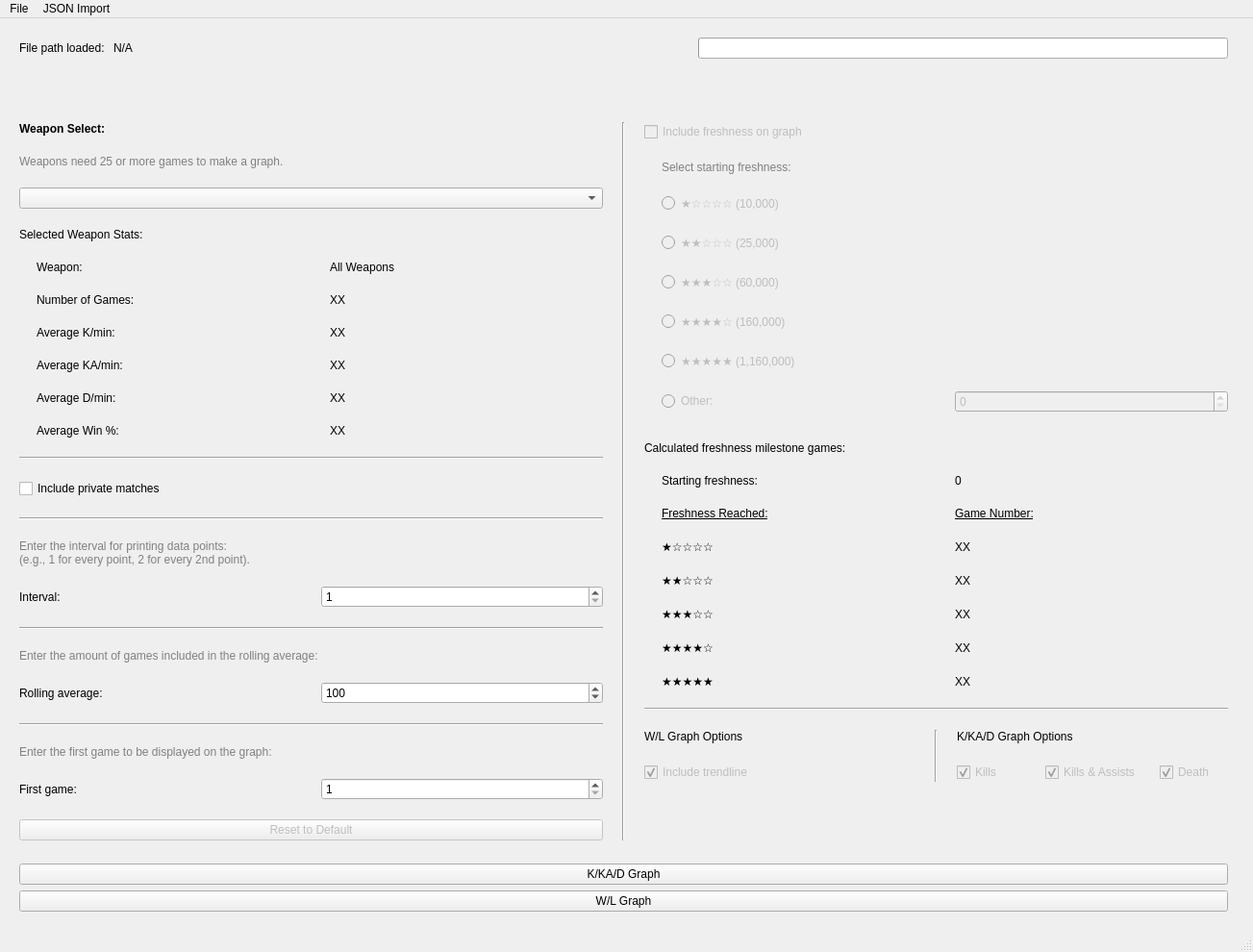
<?xml version="1.0" encoding="UTF-8"?>
<ui version="4.0">
 <class>MainWindow</class>
 <widget class="QMainWindow" name="MainWindow">
  <property name="geometry">
   <rect>
    <x>0</x>
    <y>0</y>
    <width>1303</width>
    <height>891</height>
   </rect>
  </property>
  <property name="windowTitle">
   <string>Splatoon 3 Weapon Graphs by hacceuee</string>
  </property>
  <property name="windowIcon">
   <iconset>
    <normaloff>icon.png</normaloff>icon.png</iconset>
  </property>
  <property name="autoFillBackground">
   <bool>false</bool>
  </property>
  <widget class="QWidget" name="centralwidget">
   <layout class="QGridLayout" name="gridLayout_2">
    <property name="leftMargin">
     <number>20</number>
    </property>
    <property name="topMargin">
     <number>20</number>
    </property>
    <property name="rightMargin">
     <number>20</number>
    </property>
    <property name="bottomMargin">
     <number>20</number>
    </property>
    <item row="0" column="0">
     <layout class="QVBoxLayout" name="Main_Layout">
      <item>
       <layout class="QHBoxLayout" name="Layout_Header">
        <property name="spacing">
         <number>6</number>
        </property>
        <item>
         <widget class="QLabel" name="Label_FilePathLoaded">
          <property name="text">
           <string>File path loaded: </string>
          </property>
         </widget>
        </item>
        <item>
         <widget class="QLabel" name="Mod_FilePath">
          <property name="text">
           <string>N/A</string>
          </property>
         </widget>
        </item>
        <item>
         <layout class="QHBoxLayout" name="Layout_LoadingBar"/>
        </item>
        <item>
         <spacer name="Space_FilePath">
          <property name="orientation">
           <enum>Qt::Horizontal</enum>
          </property>
          <property name="sizeType">
           <enum>QSizePolicy::Fixed</enum>
          </property>
          <property name="sizeHint" stdset="0">
           <size>
            <width>18</width>
            <height>20</height>
           </size>
          </property>
         </spacer>
        </item>
        <item>
         <widget class="QLabel" name="Mod_PlayerName">
          <property name="text">
           <string/>
          </property>
         </widget>
        </item>
        <item>
         <spacer name="horizontalSpacer">
          <property name="orientation">
           <enum>Qt::Horizontal</enum>
          </property>
          <property name="sizeHint" stdset="0">
           <size>
            <width>18</width>
            <height>20</height>
           </size>
          </property>
         </spacer>
        </item>
        <item>
         <widget class="QProgressBar" name="ProgressBar_Loading">
          <property name="enabled">
           <bool>true</bool>
          </property>
          <property name="value">
           <number>0</number>
          </property>
          <property name="textVisible">
           <bool>false</bool>
          </property>
         </widget>
        </item>
       </layout>
      </item>
      <item>
       <widget class="QLabel" name="Label_User_Updates">
        <property name="text">
         <string/>
        </property>
       </widget>
      </item>
      <item>
       <spacer name="Spacer_Top">
        <property name="orientation">
         <enum>Qt::Vertical</enum>
        </property>
        <property name="sizeType">
         <enum>QSizePolicy::Minimum</enum>
        </property>
        <property name="sizeHint" stdset="0">
         <size>
          <width>20</width>
          <height>40</height>
         </size>
        </property>
       </spacer>
      </item>
      <item>
       <layout class="QHBoxLayout" name="Layout_GraphOptions">
        <property name="spacing">
         <number>20</number>
        </property>
        <item>
         <layout class="QVBoxLayout" name="Layout_WeaponSelect">
          <item>
           <widget class="QLabel" name="Label_WeaponSelect">
            <property name="font">
             <font>
              <weight>75</weight>
              <bold>true</bold>
              <underline>false</underline>
             </font>
            </property>
            <property name="text">
             <string>Weapon Select:</string>
            </property>
           </widget>
          </item>
          <item>
           <widget class="QLabel" name="label">
            <property name="text">
             <string>&lt;html&gt;&lt;head/&gt;&lt;body&gt;&lt;p&gt;&lt;span style=&quot; color:#808080;&quot;&gt;Weapons need 25 or more games to make a graph.&lt;/span&gt;&lt;/p&gt;&lt;/body&gt;&lt;/html&gt;</string>
            </property>
           </widget>
          </item>
          <item>
           <widget class="QComboBox" name="DropDown_WeaponSelect"/>
          </item>
          <item>
           <layout class="QVBoxLayout" name="Layout_WeaponStatsText">
            <item>
             <widget class="QLabel" name="Text_SelectedWeaponStats">
              <property name="autoFillBackground">
               <bool>false</bool>
              </property>
              <property name="text">
               <string>Selected Weapon Stats:</string>
              </property>
             </widget>
            </item>
            <item>
             <layout class="QHBoxLayout" name="Layout_AverageStatsSpaced">
              <item>
               <spacer name="Space_WeaponSelect">
                <property name="orientation">
                 <enum>Qt::Horizontal</enum>
                </property>
                <property name="sizeType">
                 <enum>QSizePolicy::Fixed</enum>
                </property>
                <property name="sizeHint" stdset="0">
                 <size>
                  <width>18</width>
                  <height>153</height>
                 </size>
                </property>
               </spacer>
              </item>
              <item>
               <layout class="QGridLayout" name="Layout_AverageStats">
                <item row="4" column="1">
                 <widget class="QLabel" name="Mod_AverD">
                  <property name="text">
                   <string>XX</string>
                  </property>
                 </widget>
                </item>
                <item row="4" column="0">
                 <widget class="QLabel" name="Label_AverD">
                  <property name="text">
                   <string>Average D/min:</string>
                  </property>
                 </widget>
                </item>
                <item row="0" column="1">
                 <widget class="QLabel" name="Mod_WeaponName">
                  <property name="text">
                   <string>All Weapons</string>
                  </property>
                 </widget>
                </item>
                <item row="3" column="1">
                 <widget class="QLabel" name="Mod_AverKA">
                  <property name="text">
                   <string>XX</string>
                  </property>
                 </widget>
                </item>
                <item row="0" column="0">
                 <widget class="QLabel" name="Label_WeaponName">
                  <property name="text">
                   <string>Weapon: </string>
                  </property>
                 </widget>
                </item>
                <item row="5" column="1">
                 <widget class="QLabel" name="Mod_AverWL">
                  <property name="text">
                   <string>XX</string>
                  </property>
                 </widget>
                </item>
                <item row="2" column="0">
                 <widget class="QLabel" name="Label_AverK">
                  <property name="text">
                   <string>Average K/min: </string>
                  </property>
                 </widget>
                </item>
                <item row="5" column="0">
                 <widget class="QLabel" name="Label_AverWL">
                  <property name="text">
                   <string>Average Win %:</string>
                  </property>
                 </widget>
                </item>
                <item row="3" column="0">
                 <widget class="QLabel" name="Label_AverKA">
                  <property name="text">
                   <string>Average KA/min:</string>
                  </property>
                 </widget>
                </item>
                <item row="1" column="0">
                 <widget class="QLabel" name="Label_NumOfGames">
                  <property name="text">
                   <string>Number of Games:</string>
                  </property>
                 </widget>
                </item>
                <item row="2" column="1">
                 <widget class="QLabel" name="Mod_AverK">
                  <property name="text">
                   <string>XX</string>
                  </property>
                 </widget>
                </item>
                <item row="1" column="1">
                 <widget class="QLabel" name="Mod_NumOfGames">
                  <property name="text">
                   <string>XX</string>
                  </property>
                 </widget>
                </item>
               </layout>
              </item>
             </layout>
            </item>
           </layout>
          </item>
          <item>
           <spacer name="Spacer_WeaponEnd">
            <property name="orientation">
             <enum>Qt::Vertical</enum>
            </property>
            <property name="sizeType">
             <enum>QSizePolicy::Maximum</enum>
            </property>
            <property name="sizeHint" stdset="0">
             <size>
              <width>13</width>
              <height>13</height>
             </size>
            </property>
           </spacer>
          </item>
          <item>
           <widget class="Line" name="Line_WeaponSelectEnd">
            <property name="orientation">
             <enum>Qt::Horizontal</enum>
            </property>
           </widget>
          </item>
          <item>
           <widget class="QCheckBox" name="Check_IncludePrivate">
            <property name="enabled">
             <bool>true</bool>
            </property>
            <property name="text">
             <string>Include private matches</string>
            </property>
           </widget>
          </item>
          <item>
           <widget class="Line" name="Line_PrivateMatchesEnd">
            <property name="orientation">
             <enum>Qt::Horizontal</enum>
            </property>
           </widget>
          </item>
          <item>
           <widget class="QLabel" name="label_2">
            <property name="text">
             <string>&lt;html&gt;&lt;head/&gt;&lt;body&gt;&lt;p&gt;&lt;span style=&quot; color:#808080;&quot;&gt;Enter the interval for printing data points: &lt;br/&gt;(e.g., 1 for every point, 2 for every 2nd point).&lt;/span&gt;&lt;/p&gt;&lt;/body&gt;&lt;/html&gt;</string>
            </property>
           </widget>
          </item>
          <item>
           <layout class="QHBoxLayout" name="Layout_Interval">
            <item>
             <widget class="QLabel" name="Label_Interval">
              <property name="text">
               <string>Interval: </string>
              </property>
             </widget>
            </item>
            <item>
             <widget class="QSpinBox" name="Spin_IntervalInput">
              <property name="minimum">
               <number>1</number>
              </property>
             </widget>
            </item>
           </layout>
          </item>
          <item>
           <widget class="Line" name="line_3">
            <property name="orientation">
             <enum>Qt::Horizontal</enum>
            </property>
           </widget>
          </item>
          <item>
           <widget class="QLabel" name="label_6">
            <property name="text">
             <string>&lt;html&gt;&lt;head/&gt;&lt;body&gt;&lt;p&gt;&lt;span style=&quot; color:#808080;&quot;&gt;Enter the amount of games included in the rolling average:&lt;/span&gt;&lt;/p&gt;&lt;/body&gt;&lt;/html&gt;</string>
            </property>
           </widget>
          </item>
          <item>
           <layout class="QHBoxLayout" name="horizontalLayout_3">
            <item>
             <widget class="QLabel" name="Label_RollingAverage">
              <property name="text">
               <string>Rolling average:</string>
              </property>
             </widget>
            </item>
            <item>
             <widget class="QSpinBox" name="Spin_RollingAverage">
              <property name="enabled">
               <bool>true</bool>
              </property>
              <property name="minimum">
               <number>1</number>
              </property>
              <property name="maximum">
               <number>200</number>
              </property>
              <property name="value">
               <number>100</number>
              </property>
             </widget>
            </item>
           </layout>
          </item>
          <item>
           <widget class="Line" name="line_2">
            <property name="orientation">
             <enum>Qt::Horizontal</enum>
            </property>
           </widget>
          </item>
          <item>
           <widget class="QLabel" name="label_7">
            <property name="text">
             <string>&lt;html&gt;&lt;head/&gt;&lt;body&gt;&lt;p&gt;&lt;span style=&quot; color:#808080;&quot;&gt;Enter the first game to be displayed on the graph: &lt;/span&gt;&lt;/p&gt;&lt;/body&gt;&lt;/html&gt;</string>
            </property>
           </widget>
          </item>
          <item>
           <layout class="QHBoxLayout" name="horizontalLayout_4">
            <item>
             <widget class="QLabel" name="Label_FirstGame">
              <property name="text">
               <string>First game: </string>
              </property>
             </widget>
            </item>
            <item>
             <widget class="QSpinBox" name="Spin_FirstGame">
              <property name="enabled">
               <bool>true</bool>
              </property>
              <property name="minimum">
               <number>1</number>
              </property>
             </widget>
            </item>
           </layout>
          </item>
          <item>
           <widget class="QPushButton" name="pushButton">
            <property name="enabled">
             <bool>false</bool>
            </property>
            <property name="text">
             <string>Reset to Default</string>
            </property>
           </widget>
          </item>
          <item>
           <spacer name="Spacer_ColumnBuffer_1">
            <property name="orientation">
             <enum>Qt::Vertical</enum>
            </property>
            <property name="sizeHint" stdset="0">
             <size>
              <width>13</width>
              <height>10</height>
             </size>
            </property>
           </spacer>
          </item>
         </layout>
        </item>
        <item>
         <widget class="Line" name="Line_Column1to2">
          <property name="orientation">
           <enum>Qt::Vertical</enum>
          </property>
         </widget>
        </item>
        <item>
         <layout class="QVBoxLayout" name="Layout_Freshness">
          <item>
           <widget class="QCheckBox" name="Check_IncludeFreshness">
            <property name="enabled">
             <bool>false</bool>
            </property>
            <property name="text">
             <string>Include freshness on graph</string>
            </property>
           </widget>
          </item>
          <item>
           <layout class="QHBoxLayout" name="Layout_FreshnessSelectionsSpaced">
            <item>
             <spacer name="Space_FreshnessSelect">
              <property name="orientation">
               <enum>Qt::Horizontal</enum>
              </property>
              <property name="sizeType">
               <enum>QSizePolicy::Fixed</enum>
              </property>
              <property name="sizeHint" stdset="0">
               <size>
                <width>18</width>
                <height>153</height>
               </size>
              </property>
             </spacer>
            </item>
            <item>
             <layout class="QVBoxLayout" name="Layout_FreshnessSelections">
              <item>
               <widget class="QLabel" name="label_9">
                <property name="text">
                 <string>&lt;html&gt;&lt;head/&gt;&lt;body&gt;&lt;p&gt;&lt;span style=&quot; color:#808080;&quot;&gt;Select starting freshness: &lt;/span&gt;&lt;/p&gt;&lt;/body&gt;&lt;/html&gt;</string>
                </property>
               </widget>
              </item>
              <item>
               <widget class="QRadioButton" name="Radio_1Star">
                <property name="enabled">
                 <bool>false</bool>
                </property>
                <property name="text">
                 <string>★☆☆☆☆ (10,000)</string>
                </property>
               </widget>
              </item>
              <item>
               <widget class="QRadioButton" name="Radio_2Star">
                <property name="enabled">
                 <bool>false</bool>
                </property>
                <property name="text">
                 <string>★★☆☆☆ (25,000)</string>
                </property>
               </widget>
              </item>
              <item>
               <widget class="QRadioButton" name="Radio_3Star">
                <property name="enabled">
                 <bool>false</bool>
                </property>
                <property name="text">
                 <string>★★★☆☆ (60,000)</string>
                </property>
               </widget>
              </item>
              <item>
               <widget class="QRadioButton" name="Radio_4Star">
                <property name="enabled">
                 <bool>false</bool>
                </property>
                <property name="text">
                 <string>★★★★☆ (160,000)</string>
                </property>
               </widget>
              </item>
              <item>
               <widget class="QRadioButton" name="Radio_5Star">
                <property name="enabled">
                 <bool>false</bool>
                </property>
                <property name="text">
                 <string>★★★★★ (1,160,000)</string>
                </property>
               </widget>
              </item>
              <item>
               <layout class="QHBoxLayout" name="Layout_Freshness_OtherOption">
                <item>
                 <widget class="QRadioButton" name="Radio_Other">
                  <property name="enabled">
                   <bool>false</bool>
                  </property>
                  <property name="text">
                   <string>Other:</string>
                  </property>
                  <property name="checked">
                   <bool>false</bool>
                  </property>
                 </widget>
                </item>
                <item>
                 <widget class="QSpinBox" name="Spin_FreshnessInput">
                  <property name="enabled">
                   <bool>false</bool>
                  </property>
                  <property name="maximum">
                   <number>1160000</number>
                  </property>
                 </widget>
                </item>
               </layout>
              </item>
             </layout>
            </item>
           </layout>
          </item>
          <item>
           <layout class="QVBoxLayout" name="Layout_FreshnessCalcs">
            <item>
             <spacer name="Spacer_FreshnessCalcOptions">
              <property name="orientation">
               <enum>Qt::Vertical</enum>
              </property>
              <property name="sizeType">
               <enum>QSizePolicy::Maximum</enum>
              </property>
              <property name="sizeHint" stdset="0">
               <size>
                <width>5</width>
                <height>10</height>
               </size>
              </property>
             </spacer>
            </item>
            <item>
             <widget class="QLabel" name="Label_CalcFreshness">
              <property name="text">
               <string>Calculated freshness milestone games:</string>
              </property>
             </widget>
            </item>
            <item>
             <layout class="QHBoxLayout" name="Layout_FreshnessCalcsSpaced">
              <item>
               <spacer name="Spacer_FreshnessCalc">
                <property name="orientation">
                 <enum>Qt::Horizontal</enum>
                </property>
                <property name="sizeType">
                 <enum>QSizePolicy::Fixed</enum>
                </property>
                <property name="sizeHint" stdset="0">
                 <size>
                  <width>18</width>
                  <height>153</height>
                 </size>
                </property>
               </spacer>
              </item>
              <item>
               <layout class="QVBoxLayout" name="Layout_FreshnessCalcDisplay">
                <item>
                 <layout class="QHBoxLayout" name="Layout_StartingFreshness">
                  <item>
                   <widget class="QLabel" name="Label_StartingFreshness">
                    <property name="text">
                     <string>Starting freshness: </string>
                    </property>
                   </widget>
                  </item>
                  <item>
                   <widget class="QLabel" name="Mod_StartingFreshness">
                    <property name="text">
                     <string>0</string>
                    </property>
                   </widget>
                  </item>
                 </layout>
                </item>
                <item>
                 <layout class="QGridLayout" name="Layout_Freshness_Display">
                  <item row="1" column="0">
                   <widget class="QLabel" name="Label_FreshnessReached">
                    <property name="font">
                     <font>
                      <underline>true</underline>
                     </font>
                    </property>
                    <property name="text">
                     <string>Freshness Reached:</string>
                    </property>
                   </widget>
                  </item>
                  <item row="2" column="0">
                   <widget class="QLabel" name="Label_1Star">
                    <property name="text">
                     <string>★☆☆☆☆</string>
                    </property>
                   </widget>
                  </item>
                  <item row="5" column="0">
                   <widget class="QLabel" name="Label_4Star">
                    <property name="text">
                     <string>★★★★☆</string>
                    </property>
                   </widget>
                  </item>
                  <item row="5" column="1">
                   <widget class="QLabel" name="Mod_4Star">
                    <property name="text">
                     <string>XX</string>
                    </property>
                   </widget>
                  </item>
                  <item row="6" column="0">
                   <widget class="QLabel" name="Label_5Star">
                    <property name="text">
                     <string>★★★★★</string>
                    </property>
                   </widget>
                  </item>
                  <item row="4" column="0">
                   <widget class="QLabel" name="Label_3Star">
                    <property name="text">
                     <string>★★★☆☆</string>
                    </property>
                   </widget>
                  </item>
                  <item row="3" column="1">
                   <widget class="QLabel" name="Mod_2Star">
                    <property name="text">
                     <string>XX</string>
                    </property>
                   </widget>
                  </item>
                  <item row="2" column="1">
                   <widget class="QLabel" name="Mod_1Star">
                    <property name="text">
                     <string>XX</string>
                    </property>
                   </widget>
                  </item>
                  <item row="1" column="1">
                   <widget class="QLabel" name="Label_GameNumber">
                    <property name="font">
                     <font>
                      <underline>true</underline>
                     </font>
                    </property>
                    <property name="text">
                     <string>Game Number:</string>
                    </property>
                   </widget>
                  </item>
                  <item row="4" column="1">
                   <widget class="QLabel" name="Mod_3Star">
                    <property name="text">
                     <string>XX</string>
                    </property>
                   </widget>
                  </item>
                  <item row="3" column="0">
                   <widget class="QLabel" name="Label_2Star">
                    <property name="text">
                     <string>★★☆☆☆</string>
                    </property>
                   </widget>
                  </item>
                  <item row="6" column="1">
                   <widget class="QLabel" name="Mod_5Star">
                    <property name="text">
                     <string>XX</string>
                    </property>
                   </widget>
                  </item>
                 </layout>
                </item>
               </layout>
              </item>
             </layout>
            </item>
           </layout>
          </item>
          <item>
           <widget class="Line" name="Line_YRangeEnd">
            <property name="orientation">
             <enum>Qt::Horizontal</enum>
            </property>
           </widget>
          </item>
          <item>
           <layout class="QHBoxLayout" name="horizontalLayout_2">
            <item>
             <layout class="QVBoxLayout" name="verticalLayout">
              <item>
               <widget class="QLabel" name="label_3">
                <property name="text">
                 <string>W/L Graph Options</string>
                </property>
               </widget>
              </item>
              <item>
               <widget class="QCheckBox" name="Check_WL_Trendline">
                <property name="enabled">
                 <bool>false</bool>
                </property>
                <property name="text">
                 <string>Include trendline</string>
                </property>
                <property name="checked">
                 <bool>true</bool>
                </property>
               </widget>
              </item>
             </layout>
            </item>
            <item>
             <widget class="Line" name="line">
              <property name="orientation">
               <enum>Qt::Vertical</enum>
              </property>
             </widget>
            </item>
            <item>
             <layout class="QVBoxLayout" name="verticalLayout_2">
              <item>
               <widget class="QLabel" name="label_4">
                <property name="text">
                 <string>K/KA/D Graph Options</string>
                </property>
               </widget>
              </item>
              <item>
               <layout class="QHBoxLayout" name="horizontalLayout">
                <item>
                 <widget class="QCheckBox" name="Check_WL_Trendline_2">
                  <property name="enabled">
                   <bool>false</bool>
                  </property>
                  <property name="text">
                   <string>Kills</string>
                  </property>
                  <property name="checked">
                   <bool>true</bool>
                  </property>
                 </widget>
                </item>
                <item>
                 <widget class="QCheckBox" name="Check_WL_Trendline_3">
                  <property name="enabled">
                   <bool>false</bool>
                  </property>
                  <property name="text">
                   <string>Kills &amp;&amp; Assists</string>
                  </property>
                  <property name="checked">
                   <bool>true</bool>
                  </property>
                 </widget>
                </item>
                <item>
                 <widget class="QCheckBox" name="Check_WL_Trendline_4">
                  <property name="enabled">
                   <bool>false</bool>
                  </property>
                  <property name="text">
                   <string>Death</string>
                  </property>
                  <property name="checked">
                   <bool>true</bool>
                  </property>
                 </widget>
                </item>
               </layout>
              </item>
             </layout>
            </item>
           </layout>
          </item>
          <item>
           <spacer name="Spacer_ColumnBuffer_2">
            <property name="orientation">
             <enum>Qt::Vertical</enum>
            </property>
            <property name="sizeHint" stdset="0">
             <size>
              <width>20</width>
              <height>10</height>
             </size>
            </property>
           </spacer>
          </item>
         </layout>
        </item>
       </layout>
      </item>
      <item>
       <spacer name="verticalSpacer">
        <property name="orientation">
         <enum>Qt::Vertical</enum>
        </property>
        <property name="sizeType">
         <enum>QSizePolicy::Fixed</enum>
        </property>
        <property name="sizeHint" stdset="0">
         <size>
          <width>10</width>
          <height>18</height>
         </size>
        </property>
       </spacer>
      </item>
      <item>
       <layout class="QVBoxLayout" name="Layout_GraphSelections">
        <item>
         <widget class="QPushButton" name="Button_KAD_Graph">
          <property name="enabled">
           <bool>true</bool>
          </property>
          <property name="text">
           <string>K/KA/D Graph</string>
          </property>
         </widget>
        </item>
        <item>
         <widget class="QPushButton" name="Button_WL_Graph">
          <property name="enabled">
           <bool>true</bool>
          </property>
          <property name="text">
           <string>W/L Graph</string>
          </property>
         </widget>
        </item>
        <item>
         <spacer name="verticalSpacer_2">
          <property name="orientation">
           <enum>Qt::Vertical</enum>
          </property>
          <property name="sizeHint" stdset="0">
           <size>
            <width>20</width>
            <height>40</height>
           </size>
          </property>
         </spacer>
        </item>
       </layout>
      </item>
     </layout>
    </item>
    <item row="0" column="1">
     <widget class="QFrame" name="graph_frame">
      <property name="frameShape">
       <enum>QFrame::StyledPanel</enum>
      </property>
      <property name="frameShadow">
       <enum>QFrame::Raised</enum>
      </property>
     </widget>
    </item>
   </layout>
  </widget>
  <widget class="QMenuBar" name="menubar">
   <property name="geometry">
    <rect>
     <x>0</x>
     <y>0</y>
     <width>1303</width>
     <height>26</height>
    </rect>
   </property>
   <widget class="QMenu" name="menuFile">
    <property name="title">
     <string>File</string>
    </property>
    <addaction name="actionOpen_exports_folder"/>
    <addaction name="separator"/>
    <addaction name="actionGitHub"/>
    <addaction name="separator"/>
    <addaction name="actionExit"/>
   </widget>
   <widget class="QMenu" name="menuJSON_Import">
    <property name="title">
     <string>JSON Import</string>
    </property>
    <addaction name="actionImport_new_file"/>
    <addaction name="actionOpen_file_location"/>
    <addaction name="separator"/>
    <addaction name="actionReload_file"/>
   </widget>
   <addaction name="menuFile"/>
   <addaction name="menuJSON_Import"/>
  </widget>
  <widget class="QStatusBar" name="statusbar"/>
  <action name="actionImport_new_file">
   <property name="text">
    <string>Import new file</string>
   </property>
  </action>
  <action name="actionCheck_file_path">
   <property name="text">
    <string>Check file path</string>
   </property>
  </action>
  <action name="actionSave_graph">
   <property name="text">
    <string>Save graph</string>
   </property>
  </action>
  <action name="actionReset_graph">
   <property name="text">
    <string>Reset graph</string>
   </property>
  </action>
  <action name="actionReload_file">
   <property name="text">
    <string>Reload file</string>
   </property>
  </action>
  <action name="actionExit">
   <property name="text">
    <string>Exit</string>
   </property>
  </action>
  <action name="actionGitHub">
   <property name="text">
    <string>GitHub</string>
   </property>
  </action>
  <action name="actionREADME_md">
   <property name="text">
    <string>README.md</string>
   </property>
  </action>
  <action name="actionOpen_file_location">
   <property name="text">
    <string>Open file location</string>
   </property>
  </action>
  <action name="actionOpen_image_folders">
   <property name="text">
    <string>Open image folders</string>
   </property>
  </action>
  <action name="actionOpen_exports_folder">
   <property name="text">
    <string>Open exports folder</string>
   </property>
  </action>
 </widget>
 <resources/>
 <connections/>
</ui>
